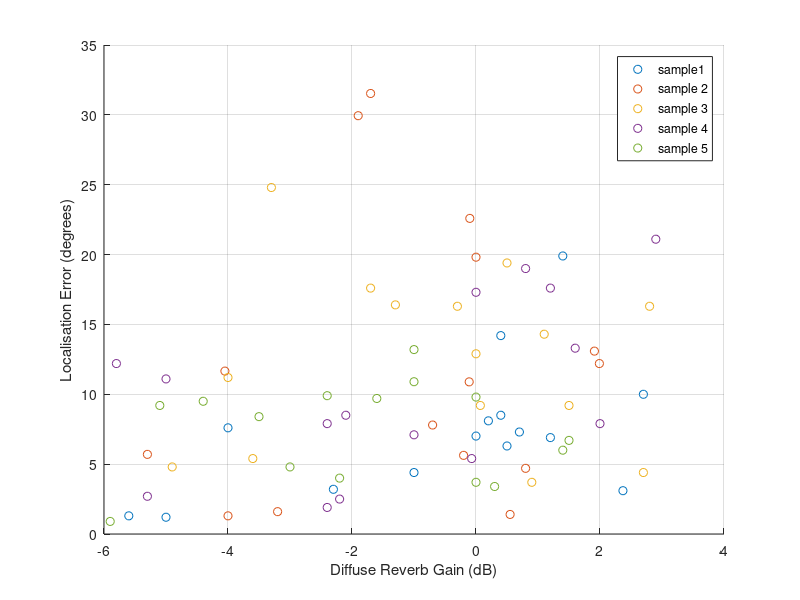
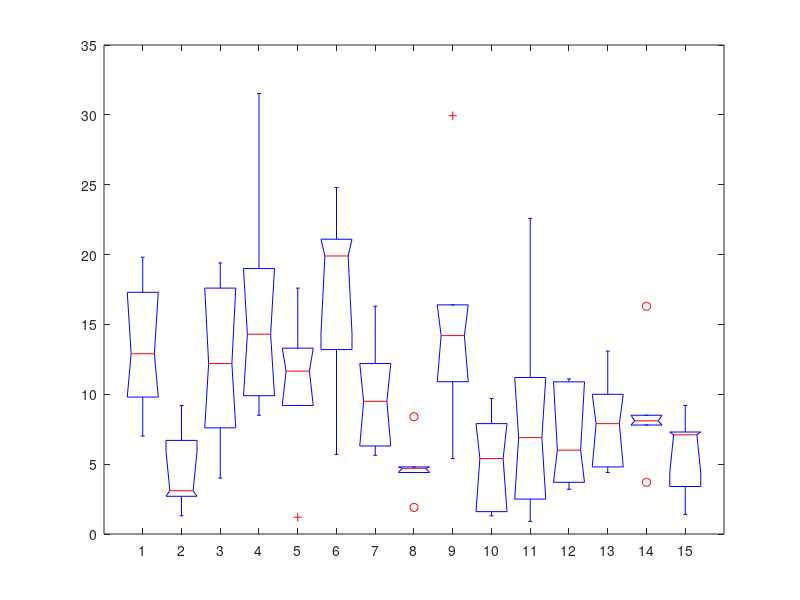

The MATLAB script that drew these images, in order:

set = [1, 1, 1, 1, 1, 2, 2, 2, 2, 2, 3, 3, 3, 3, 3];
rep = [1, 2, 3, 4, 5, 1, 2, 3, 4, 5, 1, 2, 3, 4, 5];

levels = [0,2.37,-4,0.4,-5,1.4,0.5,-1,0.4,-5.6,1.2,-2.3,2.7,0.2,0.7];
errors = [7.01, 3.1, 7.6, 8.5, 1.2, 19.9, 6.3, 4.4, 14.2, 1.3, 6.9, 3.2, 10, 8.1, 7.3];

levels2 = [0, -4, 1.99, -1.7, -4.05, -5.3, -0.2, 0.8, -1.9, -3.2, -0.1, -0.11, 1.91, -0.7, 0.55];
errors2 = [19.813, 1.3, 12.1999, 31.53, 11.66, 5.7, 5.63, 4.7, 29.94, 1.6, 22.59, 10.89, 13.09, 7.8, 1.4];

levels3 = [0,1.5,0.5,1.1,-1.7,-3.3,2.8,-4.9,-1.3,-3.6,-4,0.9,2.7,-0.3,0.07];
errors3 = [12.9,9.2,19.4,14.3,17.6,24.8,16.3,4.8,16.4,5.4,11.2,3.7,4.4,16.3,9.2];

levels4 = [0,-5.3,1.2,0.8,1.6,2.9,-5.8, -2.4, -0.07, 2.0, -2.2, -5, -2.4, -2.1, -1];
errors4 = [17.3,2.7,17.6,19,13.3,21.1,12.2,1.9,5.4, 7.9, 2.5, 11.1, 7.9, 8.5, 7.1];

levels5 = [0, 1.5 , -2.2 , -2.4 ,-5.1 , -1.0 , -4.4 , -3.5 , -1, -1.6, -5.9, 1.4, -3.0, 0.0 , 0.3];
errors5 = [9.8, 6.7, 4.0, 9.9, 9.2, 13.2, 9.5, 8.4, 10.9, 9.7, 0.9, 6.0, 4.8, 3.7, 3.4  ];

terrors = [errors; errors2; errors3; errors4; errors5];
figure();
scatter( levels, errors);
hold on;
scatter( levels2, errors2);
scatter( levels3, errors3);
scatter( levels4, errors4);
scatter( levels5, errors5);
legend('sample1', 'sample 2', 'sample 3', 'sample 4', 'sample 5');
ylabel('Localisation Error (degrees)');
xlabel('Diffuse Reverb Gain (dB)');
grid('on')

figure();
boxplot(terrors,'notch','on');